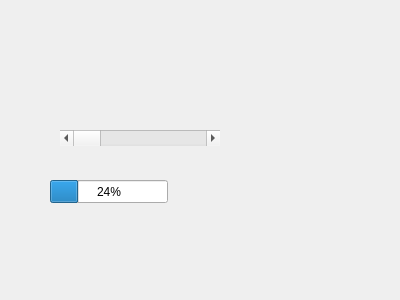
<?xml version="1.0" encoding="UTF-8"?>
<ui version="4.0">
 <class>Dialog</class>
 <widget class="QDialog" name="Dialog">
  <property name="geometry">
   <rect>
    <x>0</x>
    <y>0</y>
    <width>400</width>
    <height>300</height>
   </rect>
  </property>
  <property name="windowTitle">
   <string>Dialog</string>
  </property>
  <widget class="QScrollBar" name="horizontalScrollBar">
   <property name="geometry">
    <rect>
     <x>60</x>
     <y>130</y>
     <width>160</width>
     <height>16</height>
    </rect>
   </property>
   <property name="orientation">
    <enum>Qt::Horizontal</enum>
   </property>
  </widget>
  <widget class="QProgressBar" name="progressBar">
   <property name="geometry">
    <rect>
     <x>50</x>
     <y>180</y>
     <width>118</width>
     <height>23</height>
    </rect>
   </property>
   <property name="value">
    <number>24</number>
   </property>
  </widget>
 </widget>
 <resources/>
 <connections/>
</ui>
